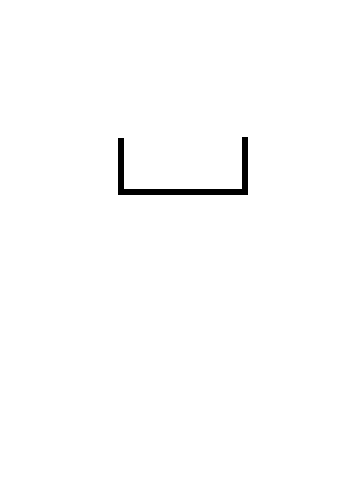
#> input picture 2D/data/single_minimum/image.png, 354 x 500 px
$ python convex_hull.py data/single_minimum   (older library calls are emulated)
#> lines starting #> are read from the running program, lines starting #| are printed output that depends on the picture; after the words box and inside, x2 and y2 are one past the last pixel; in counts of white or black regions, pixels touching at a corner belong together
import cv2
import numpy as np
import sys

folder = sys.argv[1]
filename = folder + "/image.png"
img = cv2.imread(filename)
#> img is the input picture: shape (500, 354, 3); 99.2% white; 1 black region, box (x1, y1, x2, y2) and area: (118, 137, 248, 195) 1398
img_gray = cv2.cvtColor(img,cv2.COLOR_BGR2GRAY)
ret, thresh = cv2.threshold(img_gray, 127, 255, 1)
#> thresh: shape (500, 354); 0.79% white; 1 white region
im2, contours,hierarchy = cv2.findContours(thresh,2,1)
#> contours = 1 contour; box (x1, y1, x2, y2) and area: (118, 137, 248, 195) 1161

cnt = contours[0]
#> cnt = contour of 472 points, box (x1, y1, x2, y2) (118, 137, 248, 195), area 1161

hull = cv2.convexHull(cnt)
#> hull = [[247, 137], [247, 194], [118, 194], [118, 138], [242, 137]]

for i in range(hull.shape[0]-1):
    start = (hull[i][0][0], hull[i][0][1])
    end = (hull[i+1][0][0], hull[i+1][0][1])
    cv2.line(img,start,end,[0,255,0],2)
#> this loop made 4 passes
#> (start, end) on passes 1 to 4: ((247, 137), (247, 194)), ((247, 194), (118, 194)), ((118, 194), (118, 138)), ((118, 138), (242, 137))
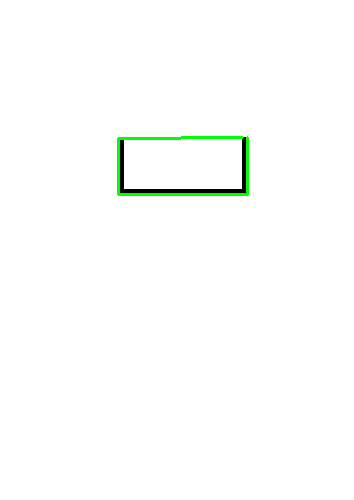
#> img: shape (500, 354, 3); 0.62% of pixels changed, all inside (x1, y1, x2, y2) = (117, 136, 249, 196)

cv2.line(img, (hull[0][0][0], hull[0][0][1]), (hull[hull.shape[0]-1][0][0],
	hull[hull.shape[0]-1][0][1]), [0,255,0],2)
#> img: shape (500, 354, 3); 0.01% of pixels changed, all inside (x1, y1, x2, y2) = (243, 136, 247, 139)
cv2.imshow('img',img)
cv2.waitKey(0)
cv2.destroyAllWindows()
